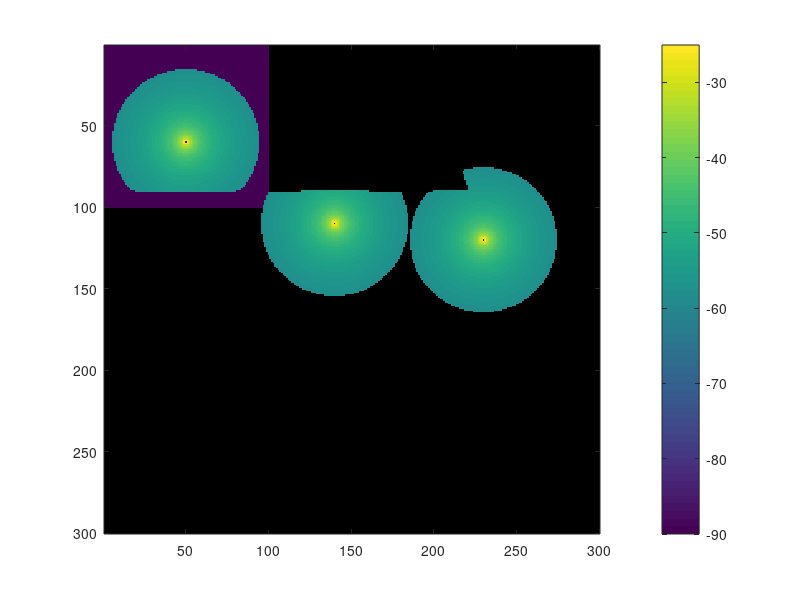

This chart was generated by the following MATLAB code:
%
%   caracteristicas access point Aruba iap-135
%       GTx 2.4 GHz = max 3.5 -> 3.0dBi
%       GTx 5 GHz = max 4.5 -> 4.0 dBi
%       Loss internal 2.4 GHz = 1.5 dB
%       Loss internal 5 GHz =   3.0 dB
%
%   caracteristicas access point Aruba iap-105
%       GTx 2.4 GHz = max 3.0 -> 2.0dBi
%       GTx 5 GHz = max 4.5 -> 4.0 dBi
%       Loss internal 2.4 GHz = 1.5 dB
%       Loss internal 5 GHz =   3.0 dB
%

function test

    global mapa_LOS mapa_NLOS current limit apx apy vary varx Ptx
            %  apx posicion del ap en eje x
            %  apy posicion del ap en eje y
            %  varx posicion de analisis en eje x
            %  vary posicion de analisis en eje y

    dim1 = 300;     %dimensiones del mapa
    dim2 = 300;
    
    mapa_LOS = nan(dim1, dim2);     % mapa con aps con linea vista   escala => 1 : 0.1 [m]
    mapa_NLOS = nan(dim1, dim2);    % mapa con paredes y obstrucciones no linea vista
    current = 0;
    limit = 90;    %   vuelta limite - Prx minima
    APs = [50 60; 140 110; 230 120];   %   eventuales ptos con aps
    
    for i=1:220
        mapa_NLOS(90, i) = 5;
    end
        
    mapa_LOS = llenar(mapa_LOS);
    Ptx = 15;   %  Ptx en dBm
   
    
    for i=1:3
        apx = APs(i,1);
        apy = APs(i,2);

        varx = apx;
        vary = apy;
    
        mapa_LOS = espiral(mapa_NLOS, mapa_LOS, current, limit, apx, apy, vary, varx, Ptx);
    end

    % mapa_LOS
    colormap('default')
    imagesc(mapa_LOS)
    colorbar

end

%llena mapa_LOS con ruido ambiente -90 dB
function mtr = llenar(mtr)  
    
    mtr(1:100,1:100)=-90;

end

%avance en espiral
function mtr = espiral(nlos, mtr, current, limit, px, py, vy, vx, Pt)
    
    while current<limit 
        current=current+1;
        step=0;
        while step<current 
            step=step+1;
            [mtr, vx]=right(nlos, mtr, vx, vy, px, py, Pt);
        end
        
        step=0;
        while step<current
            step=step+1;
            [mtr, vy]=down(nlos, mtr, vx, vy, px, py, Pt);
        end
        
        current=current+1;
        step=0;
         while step<current
            step=step+1;
            [mtr, vx] = left(nlos, mtr, vx, vy, px, py, Pt);
        end
        
        step=0;
        while step<current
            step=step+1;
            [mtr, vy] = up(nlos, mtr, vx, vy, px, py, Pt);
        end
        
    end

end

% avanzar a la derecha
function [mtr, vx] = right(nlos, mtr, vx, vy, px, py, Pt)
    
    vx=vx+1;
    Prx = Pt + 20 * log10(0.125/(4*pi*sqrt((vx-px)^2+(vy-py)^2)));
    atenuacion = linea(nlos, px, py, vx, vy);
    Prx = Prx - atenuacion;
    if Prx > -58
        mtr(vy,vx) = Prx;
    end        

end

%avanzar hacia abajo
function [mtr, vy] = down(nlos, mtr, vx, vy, px, py, Pt)

    vy=vy+1;
    Prx = Pt + 20 * log10(0.125/(4*pi*sqrt((vx-px)^2+(vy-py)^2)));
    atenuacion = linea(nlos, px, py, vx, vy);
    Prx = Prx - atenuacion;
    if Prx > -58
        mtr(vy,vx) = Prx;
    end
    
end

%avanzar hacia la izquierda
function [mtr, vx] = left(nlos, mtr, vx, vy, px, py, Pt)

    vx=vx-1;
    Prx = Pt + 20 * log10(0.125/(4*pi*sqrt((vx-px)^2+(vy-py)^2)));
    atenuacion = linea(nlos, px, py, vx, vy);
    Prx = Prx - atenuacion;
    if Prx > -58
        mtr(vy,vx) = Prx;
    end
    
end

%avanzar hacia arriba
function [mtr, vy] = up(nlos, mtr, vx, vy, px, py, Pt)

    vy=vy-1;
    Prx = Pt + 20 * log10(0.125/(4*pi*sqrt((vx-px)^2+(vy-py)^2)));
    atenuacion = linea(nlos, px, py, vx, vy);
    Prx = Prx-atenuacion;
    if Prx > -58
        mtr(vy,vx) = Prx;
    end
    
end

function atenuacion = linea (NLOS, apx, apy, ptox, ptoy)
    
    atenuacion=0;
    % caso 0, pto se encuentra en el mismo que el AP, exit(0)
    if (apx-ptox) == 0 && (apy-ptoy) == 0
        atenuacion=0;
        return
        
    end
        
    % caso 1-2 pendiente infinita -> x1 == x2
    if (apx-ptox) == 0
        if ptoy > apy 
            %   si el punto de analisis esta mas abajo que el ap
            while ptoy > apy 
                ptoy=ptoy-1;
                if NLOS(ptoy,ptox) == 5
                    atenuacion = 10;
                end
            end
            return
        else
            %   si el punto de analisis esta mas arriba que el ap
            while ptoy < apy
                ptoy=ptoy+1;
                if NLOS(ptoy,ptox) == 5
                    atenuacion = 10;
                end
            end
            return
        end
    end
       
    % caso 3-4 pendiente 0 -> y1==y2
    if (apy-ptoy) == 0
        if ptox > apx 
            %   si el punto de analisis esta a la derecha del ap
            while ptox > apx 
                ptox=ptox-1;
                if NLOS(ptoy,ptox) == 5
                    atenuacion = 10;
                end
            end
            return
        else
            %    si el punto de analisis esta a la izquierda del ap
            while ptox < apx
                ptox=ptox+1;
                if NLOS(ptoy,ptox) == 5
                    atenuacion = 10;
                end
            end
            return
        end
    end
    
    m = (ptoy-apy)/(ptox-apx);  %   pendiente dy/dx
    ent = floor (m);    %   parte entera de m
    frac = m - ent;     %   parte flotante de m
    add = frac;         %   variable para avanzar en linea recta hacia ap
    
    % caso 5-6 pendiente >= 1+ , >=1-
    if m >= 1
        if ptoy>apy && ptox>apx
            %   si el punto de analisis esta con angulo [45,90[ respecto el
            %   ap y el eje x
            while ptox>=apx && ptoy>=apy 
                for i = 1:ent 
                    if ptox<=apx && ptoy<=apy
                        return
                    end
                    ptoy=ptoy-1;
                    if NLOS(ptoy,ptox) == 5
                        atenuacion = 10;
                    end
                    add=add+frac;
                    if add>=ent && ptox>=apx && ptoy>=apy
                        ptoy=ptoy-1;
                        if NLOS(ptoy,ptox) == 5
                            atenuacion = 10;
                        end
                        add=0;
                    end
                end
                ptox=ptox-1;
            end
            return
        else
            %   si el punto de analisis esta con angulo [225,270[ respecto
            %   el ap y el eje x
            while ptox<=apx && ptoy<=apy
                for i = 1:ent
                    if ptox>=apx && ptoy>=apy
                        return
                    end
                    ptoy=ptoy+1;
                    if NLOS(ptoy,ptox) == 5
                            atenuacion = 10;
                    end
                    add=add+frac;
                    if add>=ent && ptox<=apx && ptoy<=apy
                        ptoy=ptoy+1;
                        if NLOS(ptoy,ptox) == 5
                            atenuacion = 10;
                        end
                        add=0;
                    end
                end
                ptox=ptox+1;
            end
            return
        end
    end

    % caso 7-8 pendiente <= -1+, <= -1-
    if m <= -1
        ent = abs(ent);
        frac = abs(frac);
        add = abs(add);
        
        if apy<ptoy && ptox<apx
            %   si el punto de analisis esta con angulo ]90,135] respecto el
            %   ap y el eje x
            while ptox<=apx && ptoy>=apy
                for i = 1:ent
                    if ptox>=apx && ptoy<=apy
                        return
                    end
                    ptoy=ptoy-1;
                    if NLOS(ptoy,ptox) == 5
                        atenuacion = 10;
                    end
                    add=add+frac;
                    if add>=ent  && ptox<=apx && ptoy>=apy
                        ptoy=ptoy-1;
                        if NLOS(ptoy,ptox) == 5
                            atenuacion = 10;
                        end
                        add=0;
                    end
                end
                ptox=ptox+1;
            end
            return
        else
            %   si el punto de analisis esta con angulo ]270,315] respecto
            %   el ap y el eje x
            while ptox>=apx && ptoy<=apy
                for i = 1:ent
                    if ptox<=apx && ptoy >=apy
                        return
                    end
                    ptoy=ptoy+1;
                    if NLOS(ptoy,ptox) == 5
                        atenuacion = 10;
                    end
                    add=add+frac;
                    if add>=ent && ptox>=apx && ptoy<=apy
                        ptoy=ptoy+1;
                        if NLOS(ptoy,ptox) == 5
                            atenuacion = 10;
                        end
                        add=0;
                    end
                end
                ptox=ptox-1;
            end
            return
        end
    end
    
    m = (ptox-apx)/(ptoy-apy);
    ent = floor(m);
    frac = m - ent;
    add = frac;

    % caso 9-10 pendiente ]0,1[ ; angulo ]0,45[
    if m > 1
        %   si el punto de analisis esta con angulo ]0,45[ respecto el ap y
        %   el eje x
        if ptoy>apy && ptox>apx
            while ptox>=apx && ptoy>=apy
                for i = 1:ent
                    if ptox<=apx && ptoy<=apy
                        return
                    end
                    ptox=ptox-1;
                    if NLOS(ptoy,ptox) == 5
                            atenuacion = 10;
                    end
                    add=add+frac;
                    if add>=ent && ptox>=apx && ptoy>=apy
                        ptox=ptox-1;
                        if NLOS(ptoy,ptox) == 5
                            atenuacion = 10;
                        end
                        add = 0;
                    end
                end
                ptoy=ptoy-1;
            end
            return
        else
            %   si el punto de analisis esta con angulo ]180,225[ respecto
            %   el ap y el eje x
            while ptox<=apx && ptoy<=apy
                for i = 1:ent
                    if ptox>=apx && ptoy>=apy
                        return
                    end
                    ptox=ptox+1;
                    if NLOS(ptoy,ptox) == 5
                            atenuacion = 10;
                    end
                    add=add+frac;
                    if add>=ent && ptox<=apx && ptoy<=apy
                        ptox=ptox+1;
                        if NLOS(ptoy,ptox) == 5
                            atenuacion = 10;
                        end
                        add=0;
                    end
                end
                ptoy=ptoy+1;
            end
            return
        end
    end
    
    % caso 11-12 pendiente ]0,-1[ ; ]-1,0[
    if m < -1 
        ent = abs(ent);
        frac = abs(frac);
        add = abs(add);
        
        if apy<ptoy && ptox<apx
            while ptox<=apx && ptoy>=apy
                for i = 1:ent
                    if ptox>=apx && ptoy<=apy
                        return
                    end
                    ptox=ptox+1;
                    if NLOS(ptoy,ptox) == 5
                            atenuacion = 10;
                    end
                    add=add+frac;
                    if add>=ent && ptox<=apx && ptoy>=apy
                        ptox=ptox+1;
                        if NLOS(ptoy,ptox) == 5
                            atenuacion = 10;
                        end
                        add=0;
                    end
                end
                ptoy=ptoy-1;
            end
            return
        else
             while ptox>=apx && ptoy<=apy
                for i = 1:ent
                    if ptox<=apx && ptoy>=apy
                        return
                    end
                    ptox=ptox-1;
                    if NLOS(ptoy,ptox) == 5
                            atenuacion = 10;
                    end
                    add=add+frac;
                    if add>=ent && ptox>=apx && ptoy<=apy
                        ptox=ptox-1;
                        if NLOS(ptoy,ptox) == 5
                            atenuacion = 10;
                        end
                        add=0;
                    end
                end
                ptoy=ptoy+1;
             end
             return
        end
    end

             
    
end
